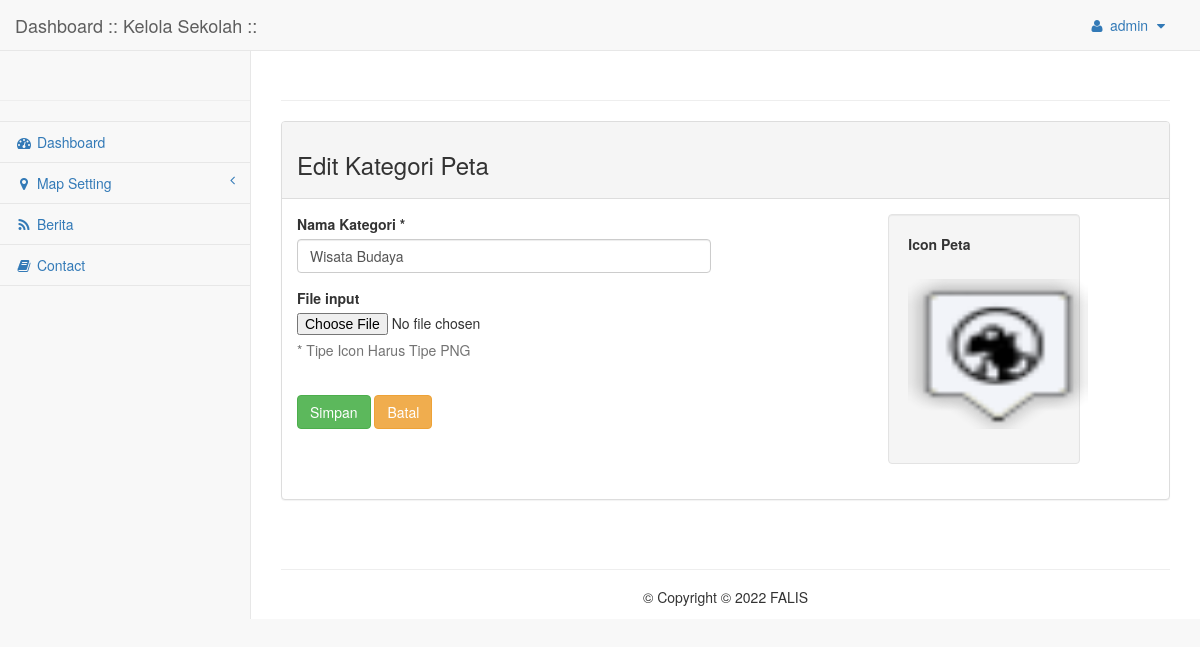
Screenshot of /?hal=update_kategori&id=44&action=edit (signed in) with the database file from the repository.
### tables this page shows
CREATE TABLE IF NOT EXISTS `kategori` (
  `id_kategori` int(5) NOT NULL,
  `nama_kategori` varchar(50) NOT NULL,
  `jenis` varchar(100) NOT NULL DEFAULT '',
  `aktif` enum('Y','N') NOT NULL DEFAULT 'Y'
);

### includes/p_kategori_update.php (the view, shortened to what this page needs)
<?php
$link_list='?hal=data_kategori';
$link_update='?hal=update_kategori';
if(isset($_POST['save'])){
	$id=$_POST['id'];
	$action=$_POST['action'];
	$nama_kategori=$_POST['nama_kategori'];
	 	$lokasi_file    = $_FILES['fupload']['tmp_name'];
 	 	$tipe_file      = $_FILES['fupload']['type'];
  		$nama_file      = $_FILES['fupload']['name'];
	if(empty($nama_kategori)){
		$error='Masih ada beberapa kesalahan. Silahkan periksa lagi form di bawah ini.';
	}else{
		if($action=='add'){
				UploadIcon($nama_file);
				$q="insert into kategori(nama_kategori,jenis) values('".$nama_kategori."', '".$nama_file."')";
				mysqli_query($con,$q);
				exit("<script>location.href='".$link_list."';</script>");
		}
		if($action=='edit'){
			$q=mysqli_query($con,"select * from kategori where id_kategori='".$id."'");
			$h=mysqli_fetch_array($q);
			if (!empty($lokasi_file)){
  				UploadIcon($nama_file);
				$q="update kategori set nama_kategori='".$nama_kategori."',jenis='".$nama_file."' where id_kategori='".$id."'";
				mysqli_query($con,$q);
				exit("<script>location.href='".$link_list."';</script>");
			}
			else{
		$q="update kategori set nama_kategori='".$nama_kategori."' where id_kategori='".$id."'";
				mysqli_query($con,$q);
				exit("<script>location.href='".$link_list."';</script>");
			}
		}
	}
}else{
	if(empty($_GET['action'])){$action='add';}else{$action=$_GET['action'];}
	if($action=='edit'){
		$id=$_GET['id'];
		$q=mysqli_query($con,"select * from kategori where id_kategori='".$id."'");
		$h=mysqli_fetch_array($q);
		$nama_kategori=$h['nama_kategori'];
	}
}
?>
<?php
if($_GET['action'] == 'edit'){
$cetak='Edit';
}
else{
$cetak='Tambah';
}
?>
			<div class="row">
                <div class="col-lg-12">
                    <div class="panel panel-default">
                        <div class="panel-heading">
                            <h3><?php echo $cetak ?> Kategori Peta</h3>
                        </div>
                        <div class="panel-body">
                            <div class="row">
                                <div class="col-lg-6">
                                    <form role="form" action="<?php echo $link_update;?>" name="" method="post" enctype="multipart/form-data">
                                        <div class="form-group">
                                            <label>Nama Kategori <span class="required">*</span> </label>
                                            <input class="form-control" placeholder="Enter text" name="nama_kategori" type="text" size="50" value="<?php echo $nama_kategori;?>" required="">
                                        </div>
                                        <div class="form-group">
                                            <label>File input</label>
                                            <input type="file" name='fupload'>
                                            <p class="help-block">* Tipe Icon Harus Tipe PNG</p>
                                        </div>
                                        <br>
                                        <button type="submit" name="save" class="btn btn-success"><i class="icon-ok"></i> Simpan</button>
                                        <button type="button" name="cancel" class="btn btn-warning" onClick="location.href='<?php echo $link_list;?>'">Batal</button>
                                    </form>
                                </div>
                                <div class="col-lg-2">
                                </div>
                                                <?php
                                                if($_GET['action'] == 'edit'){
                                                    ?>
                                <div class="col-lg-3">
                                    <form>
                                        <div class="well">
                                            <div class="form-group">
                                                <label>Icon Peta</label><br><br>
                                                    <img src=icon/<?php echo $h[jenis];?> width=180px height=150px >
                                            </div>
                                        </div>
                                    </form>
                                </div>
                                                <?php } ?>
                            </div>
                        </div>
                    </div>
                </div>
            </div>

### rows the page displays
kategori: nama_kategori "Wisata Budaya", jenis (picture)

### other values shown
$_SESSION['username'] "admin"
$cetak "Edit"
